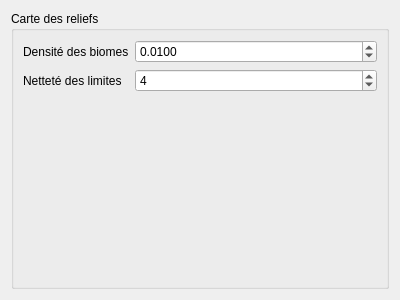
<?xml version="1.0" encoding="UTF-8"?>
<ui version="4.0">
 <class>PanelWorldMap</class>
 <widget class="QWidget" name="PanelWorldMap">
  <property name="geometry">
   <rect>
    <x>0</x>
    <y>0</y>
    <width>400</width>
    <height>300</height>
   </rect>
  </property>
  <property name="windowTitle">
   <string>Form</string>
  </property>
  <layout class="QVBoxLayout" name="verticalLayout">
   <item>
    <widget class="QGroupBox" name="groupBox">
     <property name="title">
      <string>Carte des reliefs</string>
     </property>
     <layout class="QFormLayout" name="formLayout">
      <item row="0" column="0">
       <widget class="QLabel" name="label">
        <property name="text">
         <string>Densité des biomes</string>
        </property>
       </widget>
      </item>
      <item row="0" column="1">
       <widget class="QDoubleSpinBox" name="biomeDensity">
        <property name="decimals">
         <number>4</number>
        </property>
        <property name="maximum">
         <double>0.900000000000000</double>
        </property>
        <property name="singleStep">
         <double>0.001000000000000</double>
        </property>
        <property name="value">
         <double>0.010000000000000</double>
        </property>
       </widget>
      </item>
      <item row="1" column="0">
       <widget class="QLabel" name="label_2">
        <property name="text">
         <string>Netteté des limites</string>
        </property>
       </widget>
      </item>
      <item row="1" column="1">
       <widget class="QSpinBox" name="limitBrigntness">
        <property name="minimum">
         <number>1</number>
        </property>
        <property name="maximum">
         <number>10</number>
        </property>
        <property name="value">
         <number>4</number>
        </property>
       </widget>
      </item>
     </layout>
    </widget>
   </item>
  </layout>
 </widget>
 <resources/>
 <connections/>
</ui>
